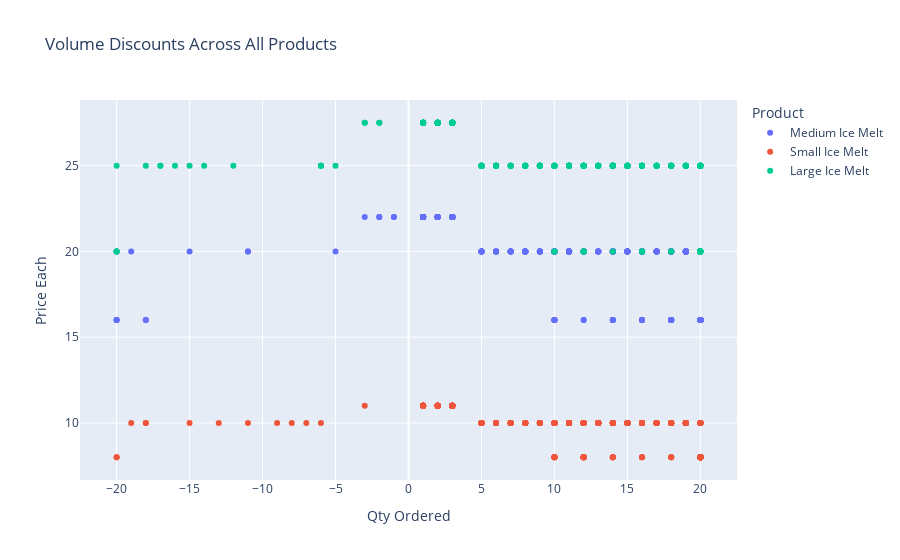

Notebook source saved alongside this figure:
### Code cell
fig = px.scatter(df, x='Qty Ordered', y='Price Each', color='Product', title='Volume Discounts Across All Products', 
                 hover_name='Product', hover_data=['Total Order Amount'])
fig.show()

### Figure 1 — Plotly figure (JSON) as saved in the notebook; plotly's stock layout.template omitted (floating-point values rounded to 4 significant figures; data arrays with more than 128 entries replaced by an {"elided": "..."} marker saying what was removed)
{"data": [{"customdata": {"elided": "314x1 int values"}, "hovertemplate": "<b>%{hovertext}</b><br><br>Product=Medium Ice Melt<br>Qty Ordered=%{x}<br>Price Each=%{y}<br>Total Order Amount=%{customdata[0]}<extra></extra>", "hovertext": {"elided": "314 str values"}, "legendgroup": "Medium Ice Melt", "marker": {"color": "#636efa", "symbol": "circle"}, "mode": "markers", "name": "Medium Ice Melt", "orientation": "v", "showlegend": true, "type": "scatter", "x": {"elided": "314 int values"}, "xaxis": "x", "y": {"elided": "314 int values"}, "yaxis": "y"}, {"customdata": {"elided": "363x1 int values"}, "hovertemplate": "<b>%{hovertext}</b><br><br>Product=Small Ice Melt<br>Qty Ordered=%{x}<br>Price Each=%{y}<br>Total Order Amount=%{customdata[0]}<extra></extra>", "hovertext": {"elided": "363 str values"}, "legendgroup": "Small Ice Melt", "marker": {"color": "#EF553B", "symbol": "circle"}, "mode": "markers", "name": "Small Ice Melt", "orientation": "v", "showlegend": true, "type": "scatter", "x": {"elided": "363 int values"}, "xaxis": "x", "y": {"elided": "363 int values"}, "yaxis": "y"}, {"customdata": {"elided": "308x1 float values"}, "hovertemplate": "<b>%{hovertext}</b><br><br>Product=Large Ice Melt<br>Qty Ordered=%{x}<br>Price Each=%{y}<br>Total Order Amount=%{customdata[0]}<extra></extra>", "hovertext": {"elided": "308 str values"}, "legendgroup": "Large Ice Melt", "marker": {"color": "#00cc96", "symbol": "circle"}, "mode": "markers", "name": "Large Ice Melt", "orientation": "v", "showlegend": true, "type": "scatter", "x": {"elided": "308 int values"}, "xaxis": "x", "y": {"elided": "308 float values"}, "yaxis": "y"}], "layout": {"legend": {"title": {"text": "Product"}, "tracegroupgap": 0}, "title": {"text": "Volume Discounts Across All Products"}, "xaxis": {"anchor": "y", "domain": [0, 1], "title": {"text": "Qty Ordered"}}, "yaxis": {"anchor": "x", "domain": [0, 1], "title": {"text": "Price Each"}}}}
